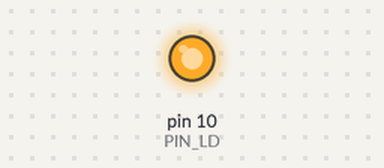
The sketch below on a simulated Arduino Uno, built with avr-gcc and run on an emulated ATmega328P. On the bench: output pins drawn as LEDs (lit = HIGH). What the sketch prints to the serial monitor is not drawn.

Above: at 0.1 s.
Timing chart, 0 to 1.6 s (numbered marks = the images above):
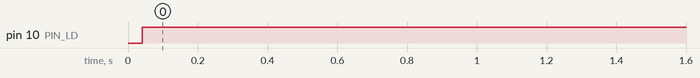

The sketch:

GS_Test.ino
```cpp
#include "Actuator.h"

// Basic definitions
const uint8_t NUM_ACTUATOR = 15;  // number of actuators
const uint8_t PIN_LD = 10;    // SPI SS pin
const uint8_t PIN_CLK = 13;   // SPI CLK pin
const uint8_t PIN_DAT = 11;   // SPI DATA (MOSI) pin

// Actuators object
//Actuator A(PIN_DAT, PIN_CLK, PIN_LD, NUM_ACTUATOR);
Actuator A(PIN_LD, NUM_ACTUATOR);

void setup(void)
{
  Serial.begin(57600);
  Serial.print(F("\n[Glockenspiel Test]"));

  A.begin();
}

void loop(void)
{
  static bool b = true;

  for (uint8_t i = 0; i < NUM_ACTUATOR; i++)
  {
    Serial.print(F("\nbit: ")); Serial.print(i);
    A.set(i, true);
    delay(12);
    A.set(i, false);
    delay(500);
  }
  b = !b;
}
```

Actuator.cpp
```cpp
#include <SPI.h>
#include "Actuator.h"

#ifndef DEBUG
#define DEBUG 0
#endif

#if DEBUG
#define PRINT(s,v)  { Serial.print(F(s)); Serial.print(v); }
#define PRINTX(s,v) { Serial.print(F(s)); Serial.print("0x"); Serial.print(v, HEX); }
#define PRINTS(s)   { Serial.print(F(s)); }
#else
#define PRINT(s,v)
#define PRINTX(s,v)
#define PRINTS(s)
#endif

Actuator::Actuator(uint8_t dat, uint8_t ld, uint8_t clk, uint8_t size):
  _dat(dat), _ld(ld), _clk(clk), _size(size), _hardwareSPI(false)
{
  setAutoUpdate(true);
}

Actuator::Actuator(uint8_t ld, uint8_t size):
  _dat(NO_PIN), _ld(ld), _clk(NO_PIN), _size(size), _hardwareSPI(true)
{
  setAutoUpdate(true);
}

Actuator::~Actuator(void)
{
  free(_data);
}

void Actuator::begin(void)
{
  // set and initialise the SPI pins if they are defined
  if (_dat != NO_PIN) pinMode(_dat, OUTPUT);
  if (_clk != NO_PIN) pinMode(_clk, OUTPUT);
  pinMode(_ld, OUTPUT);
  digitalWrite(_ld, HIGH);

  // initialise SPI hardware if necessary
  if (_hardwareSPI) SPI.begin();

  // allocate the memory for the actuator bits
  _sizeData = _size / BITS_PER_DATA;
  if (_size % BITS_PER_DATA != 0) _sizeData++;
  _data = (uint8_t*)malloc(_sizeData);
  clear();
}

void Actuator::set(uint8_t n, bool b)
{
  if (n >= _size) // bounds checking
    return;

  uint8_t idx = n / BITS_PER_DATA;
  uint8_t mask = 1 << (n - (idx * BITS_PER_DATA));

  _data[idx] &= ~mask; // clear the bit
  if (b) _data[idx] |= mask;  // set if required

  if (_autoUpdate) sendSPI();
}

void Actuator::clear(void)
{
  for (uint8_t i = 0; i < _sizeData; i++)
    _data[i] = 0;

  if (_autoUpdate) sendSPI();
}

void Actuator::sendSPI(void)
{
  // initialize the SPI transaction
  if (_hardwareSPI)
    SPI.beginTransaction(SPISettings(8000000, MSBFIRST, SPI_MODE0));
  digitalWrite(_ld, LOW);

  // shift out the data
  if (_hardwareSPI)
  {
    PRINTS(" send:");
    for (uint8_t i = 0; i < _sizeData; i++)
    {
      PRINTX(" .", _data[i]);
      SPI.transfer(_data[i]);
    }
  }
  else  // not hardware SPI - bit bash it out
  {
    for (uint8_t i = 0; i < _sizeData; i++)
    {
      PRINTX(" 0x", _data[i]);
      shiftOut(_dat, _clk, MSBFIRST, _data[i]);
    }
  }

  // end the SPI transaction
  digitalWrite(_ld, HIGH);
  if (_hardwareSPI)
    SPI.endTransaction();
}
```

Actuator.h
```cpp
// Actuator.h

#ifndef _ACTUATOR_h
#define _ACTUATOR_h

#include <Arduino.h>

class Actuator
{
public:
  Actuator(uint8_t dat, uint8_t ld, uint8_t clk, uint8_t size);
  Actuator(uint8_t ld, uint8_t size);
  ~Actuator();

  void begin(void);
  void set(uint8_t n, bool b = true);
  void reset(uint8_t n) { set(n, false); };
  void clear(void);
  void update(void) { sendSPI(); };

  void setAutoUpdate(bool b) { _autoUpdate = b; };

private:
  const uint8_t NO_PIN = 255;
  const uint8_t BITS_PER_DATA = 8;

  // Control variables
  uint8_t _dat;
  uint8_t _ld;
  uint8_t _clk;
  uint8_t _size;
  bool _hardwareSPI;
  bool _autoUpdate;

  // Actuator data space
  uint8_t _sizeData;  // size of the data array
  uint8_t* _data;     // allocated in begin();

  // Methods
  void sendSPI(void);
};


#endif
```

Measured:
- by itself, pin 10 (PIN_LD): LOW → HIGH at 0.04 s
